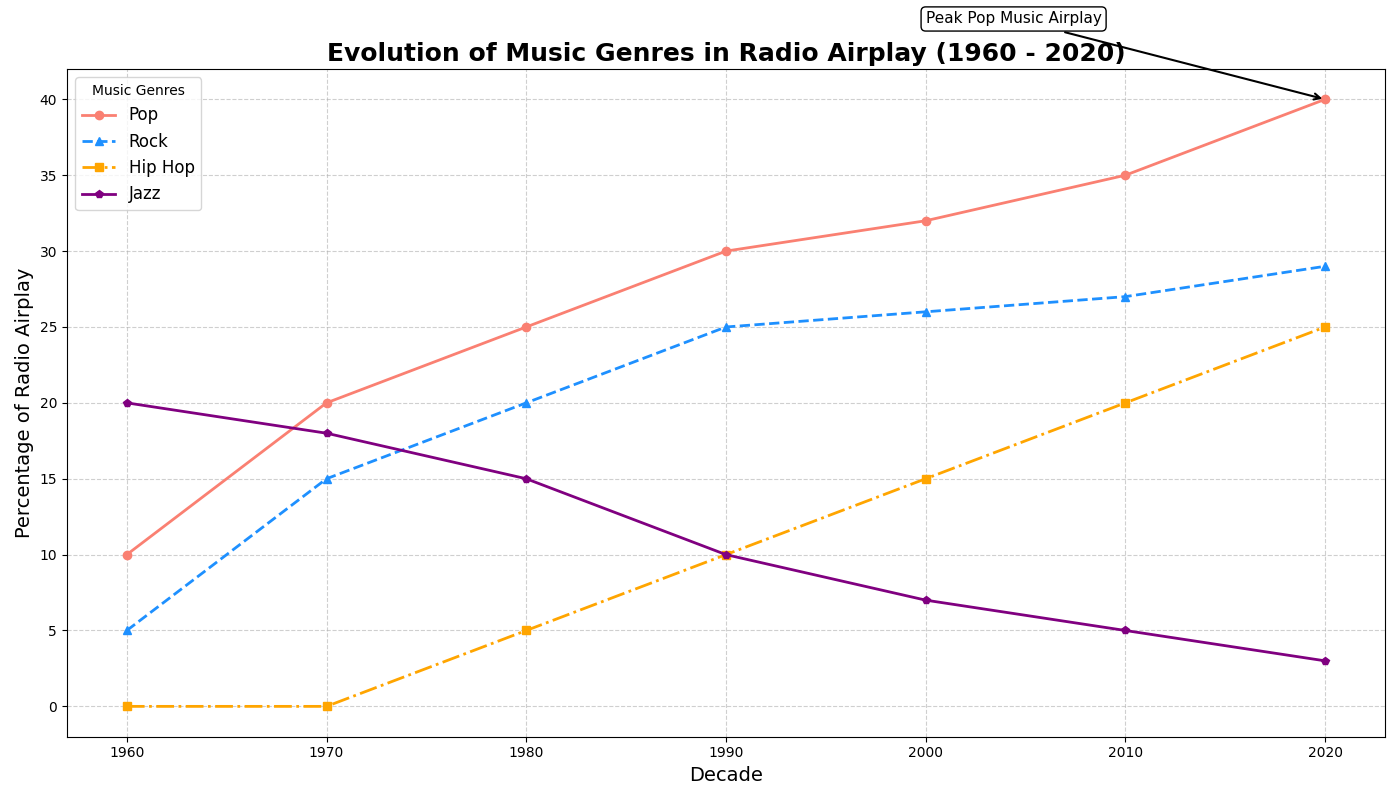

Recreate this plot in Python.
import matplotlib.pyplot as plt
import numpy as np

# Define decades from 1960 to 2020
decades = np.arange(1960, 2030, 10)

# Artificial data for various music genres
pop_music = np.array([10, 20, 25, 30, 32, 35, 40])
rock_music = np.array([5, 15, 20, 25, 26, 27, 29])
hiphop_music = np.array([0, 0, 5, 10, 15, 20, 25])
jazz_music = np.array([20, 18, 15, 10, 7, 5, 3])

# Plot the line chart
plt.figure(figsize=(14, 8))

# Plot data for each genre with styles
plt.plot(decades, pop_music, marker='o', linestyle='-', color='salmon', linewidth=2, label='Pop')
plt.plot(decades, rock_music, marker='^', linestyle='--', color='dodgerblue', linewidth=2, label='Rock')
plt.plot(decades, hiphop_music, marker='s', linestyle='-.', color='orange', linewidth=2, label='Hip Hop')
plt.plot(decades, jazz_music, marker='p', linestyle='-', color='purple', linewidth=2, label='Jazz')

# Set the title and labels
plt.title('Evolution of Music Genres in Radio Airplay (1960 - 2020)', fontsize=18, fontweight='bold')
plt.xlabel('Decade', fontsize=14)
plt.ylabel('Percentage of Radio Airplay', fontsize=14)

# Add a legend
plt.legend(loc='upper left', fontsize=12, title='Music Genres')

# Add grid for better readability
plt.grid(True, linestyle='--', alpha=0.6)

# Annotate significant points
highlight_year = 2020
pop_2020 = pop_music[-1]
plt.annotate('Peak Pop Music Airplay', 
             xy=(highlight_year, pop_2020),
             xytext=(highlight_year - 20, pop_2020 + 5),
             arrowprops=dict(facecolor='black', arrowstyle='->', lw=1.5), 
             fontsize=11, color='black', bbox=dict(boxstyle="round,pad=0.3", edgecolor='black', facecolor='white'))

# Adjust layout
plt.tight_layout()

# Display the plot
plt.show()
